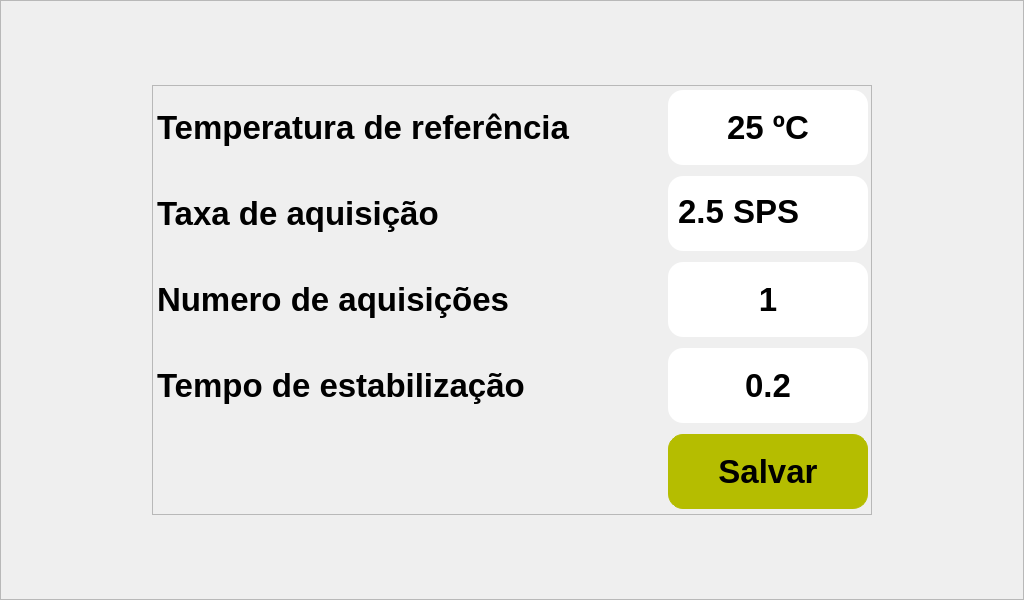
    <widget class="QFrame" name="config">
     <property name="geometry">
      <rect>
       <x>0</x>
       <y>0</y>
       <width>1024</width>
       <height>600</height>
      </rect>
     </property>
     <property name="styleSheet">
      <string notr="true">QFrame {
	background-image: url(:/main/bg_larger.png);
};</string>
     </property>
     <property name="frameShape">
      <enum>QFrame::StyledPanel</enum>
     </property>
     <property name="frameShadow">
      <enum>QFrame::Raised</enum>
     </property>
     <widget class="QFrame" name="frame_7">
      <property name="geometry">
       <rect>
        <x>152</x>
        <y>85</y>
        <width>720</width>
        <height>430</height>
       </rect>
      </property>
      <property name="styleSheet">
       <string notr="true">QFrame {
	background: none;
};</string>
      </property>
      <property name="frameShape">
       <enum>QFrame::StyledPanel</enum>
      </property>
      <property name="frameShadow">
       <enum>QFrame::Raised</enum>
      </property>
      <widget class="QWidget" name="gridLayoutWidget">
       <property name="geometry">
        <rect>
         <x>0</x>
         <y>0</y>
         <width>721</width>
         <height>431</height>
        </rect>
       </property>
       <layout class="QGridLayout" name="gridLayout">
        <item row="1" column="1">
         <widget class="QFrame" name="frame_9">
          <property name="styleSheet">
           <string notr="true">QComboBox QAbstractItemView {
    selection-background-color: #B5BD00;
    background-color: #B5BD00;
	border-radius: 15px;
	border: 1px solid #B5BD00;
}

QFrame{
	background-color: rgb(255, 255, 255);
	border-radius: 15px;
}

</string>
          </property>
          <property name="frameShape">
           <enum>QFrame::StyledPanel</enum>
          </property>
          <property name="frameShadow">
           <enum>QFrame::Raised</enum>
          </property>
          <widget class="QComboBox" name="config_data_rate_field">
           <property name="geometry">
            <rect>
             <x>0</x>
             <y>10</y>
             <width>200</width>
             <height>50</height>
            </rect>
           </property>
           <property name="minimumSize">
            <size>
             <width>0</width>
             <height>50</height>
            </size>
           </property>
           <property name="maximumSize">
            <size>
             <width>200</width>
             <height>50</height>
            </size>
           </property>
           <property name="font">
            <font>
             <pointsize>25</pointsize>
             <weight>75</weight>
             <bold>true</bold>
             <underline>false</underline>
             <kerning>true</kerning>
            </font>
           </property>
           <property name="focusPolicy">
            <enum>Qt::NoFocus</enum>
           </property>
           <property name="styleSheet">
            <string notr="true">QComboBox {
	color: rgb(0, 0, 0);
	background-color: rgb(255, 255, 255);
	border: none;
	border-radius: 15px;
    padding: 1px 0px 1px 10px; /* This (useless) line resolves a bug with the font color */
}

QComboBox::drop-down {
    width: 140px;
    border:0px; /* This seems to replace the whole arrow of the combo box */
    margin-right:-47px;
	 margin-left: -65px;
}

/* Define a new custom arrow icon for the combo box */
QComboBox::down-arrow {
	image: url(:/main/arrow_down_black.png);
	width: 25px;
    height: 25px;
}</string>
           </property>
           <property name="currentIndex">
            <number>0</number>
           </property>
           <property name="maxVisibleItems">
            <number>8</number>
           </property>
           <property name="frame">
            <bool>true</bool>
           </property>
           <item>
            <property name="text">
             <string>2.5 SPS</string>
            </property>
           </item>
           <item>
            <property name="text">
             <string>5 SPS</string>
            </property>
           </item>
           <item>
            <property name="text">
             <string>10 SPS</string>
            </property>
           </item>
           <item>
            <property name="text">
             <string>15 SPS</string>
            </property>
           </item>
           <item>
            <property name="text">
             <string>25 SPS</string>
            </property>
           </item>
          </widget>
         </widget>
        </item>
        <item row="1" column="0">
         <widget class="QLabel" name="label_5">
          <property name="sizePolicy">
           <sizepolicy hsizetype="Preferred" vsizetype="Expanding">
            <horstretch>0</horstretch>
            <verstretch>0</verstretch>
           </sizepolicy>
          </property>
          <property name="minimumSize">
           <size>
            <width>220</width>
            <height>75</height>
           </size>
          </property>
          <property name="maximumSize">
           <size>
            <width>600</width>
            <height>75</height>
           </size>
          </property>
          <property name="font">
           <font>
            <pointsize>25</pointsize>
            <weight>75</weight>
            <bold>true</bold>
           </font>
          </property>
          <property name="styleSheet">
           <string notr="true">QFrame {
	background: none;
	background-color: rgb(64, 64, 64);
	color: rgb(255, 255, 255);
	border-radius: 15px;
	border: 1px solid  rgb(64, 64, 64);
};</string>
          </property>
          <property name="text">
           <string>Taxa de aquisição</string>
          </property>
          <property name="alignment">
           <set>Qt::AlignLeading|Qt::AlignLeft|Qt::AlignVCenter</set>
          </property>
          <property name="indent">
           <number>-1</number>
          </property>
         </widget>
        </item>
        <item row="3" column="0">
         <widget class="QLabel" name="label_7">
          <property name="sizePolicy">
           <sizepolicy hsizetype="Preferred" vsizetype="Expanding">
            <horstretch>0</horstretch>
            <verstretch>0</verstretch>
           </sizepolicy>
          </property>
          <property name="minimumSize">
           <size>
            <width>220</width>
            <height>75</height>
           </size>
          </property>
          <property name="maximumSize">
           <size>
            <width>600</width>
            <height>75</height>
           </size>
          </property>
          <property name="font">
           <font>
            <pointsize>25</pointsize>
            <weight>75</weight>
            <bold>true</bold>
           </font>
          </property>
          <property name="styleSheet">
           <string notr="true">QFrame {
	background: none;
	background-color: rgb(64, 64, 64);
	color: rgb(255, 255, 255);
	border-radius: 15px;
	border: 1px solid  rgb(64, 64, 64);
};</string>
          </property>
          <property name="text">
           <string>Tempo de estabilização</string>
          </property>
          <property name="alignment">
           <set>Qt::AlignLeading|Qt::AlignLeft|Qt::AlignVCenter</set>
          </property>
          <property name="indent">
           <number>-1</number>
          </property>
         </widget>
        </item>
        <item row="2" column="1">
         <widget class="QPushButton" name="config_aquisitions_field">
          <property name="enabled">
           <bool>true</bool>
          </property>
          <property name="minimumSize">
           <size>
            <width>0</width>
            <height>75</height>
           </size>
          </property>
          <property name="maximumSize">
           <size>
            <width>200</width>
            <height>75</height>
           </size>
          </property>
          <property name="font">
           <font>
            <pointsize>25</pointsize>
            <weight>75</weight>
            <bold>true</bold>
           </font>
          </property>
          <property name="styleSheet">
           <string notr="true">color: rgb(0, 0, 0);
background-color: rgb(255, 255, 255);
border: none;
border-radius: 15px;</string>
          </property>
          <property name="text">
           <string>1</string>
          </property>
         </widget>
        </item>
        <item row="0" column="0">
         <widget class="QLabel" name="label_3">
          <property name="sizePolicy">
           <sizepolicy hsizetype="Preferred" vsizetype="Expanding">
            <horstretch>0</horstretch>
            <verstretch>0</verstretch>
           </sizepolicy>
          </property>
          <property name="minimumSize">
           <size>
            <width>220</width>
            <height>75</height>
           </size>
          </property>
          <property name="maximumSize">
           <size>
            <width>500</width>
            <height>75</height>
           </size>
          </property>
          <property name="font">
           <font>
            <pointsize>25</pointsize>
            <weight>75</weight>
            <bold>true</bold>
           </font>
          </property>
          <property name="styleSheet">
           <string notr="true">QFrame {
	background: none;
	background-color: rgb(64, 64, 64);
	color: rgb(255, 255, 255);
	border-radius: 15px;
	border: 1px solid  rgb(64, 64, 64);
};</string>
          </property>
          <property name="text">
           <string>Temperatura de referência</string>
          </property>
          <property name="alignment">
           <set>Qt::AlignLeading|Qt::AlignLeft|Qt::AlignVCenter</set>
          </property>
          <property name="indent">
           <number>-1</number>
          </property>
         </widget>
        </item>
        <item row="4" column="1">
         <widget class="QPushButton" name="config_back_button">
          <property name="enabled">
           <bool>true</bool>
          </property>
          <property name="minimumSize">
           <size>
            <width>0</width>
            <height>75</height>
           </size>
          </property>
          <property name="maximumSize">
           <size>
            <width>200</width>
            <height>75</height>
           </size>
          </property>
          <property name="font">
           <font>
            <pointsize>25</pointsize>
            <weight>75</weight>
            <bold>true</bold>
           </font>
          </property>
          <property name="styleSheet">
           <string notr="true">background-color: #B5BD00;
color: rgb(0,0,0);
border: 1px solid #B5BD00;
border-radius: 15px;</string>
          </property>
          <property name="text">
           <string>Salvar</string>
          </property>
          <property name="iconSize">
           <size>
            <width>25</width>
            <height>25</height>
           </size>
          </property>
         </widget>
        </item>
        <item row="3" column="1">
         <widget class="QPushButton" name="config_stabilization_field">
          <property name="enabled">
           <bool>true</bool>
          </property>
          <property name="minimumSize">
           <size>
            <width>0</width>
            <height>75</height>
           </size>
          </property>
          <property name="maximumSize">
           <size>
            <width>200</width>
            <height>75</height>
           </size>
          </property>
          <property name="font">
           <font>
            <pointsize>25</pointsize>
            <weight>75</weight>
            <bold>true</bold>
           </font>
          </property>
          <property name="styleSheet">
           <string notr="true">color: rgb(0, 0, 0);
background-color: rgb(255, 255, 255);
border: none;
border-radius: 15px;</string>
          </property>
          <property name="text">
           <string>0.2</string>
          </property>
         </widget>
        </item>
        <item row="2" column="0">
         <widget class="QLabel" name="label_6">
          <property name="sizePolicy">
           <sizepolicy hsizetype="Preferred" vsizetype="Expanding">
            <horstretch>0</horstretch>
            <verstretch>0</verstretch>
           </sizepolicy>
          </property>
          <property name="minimumSize">
           <size>
            <width>220</width>
            <height>75</height>
           </size>
          </property>
          <property name="maximumSize">
           <size>
            <width>600</width>
            <height>75</height>
           </size>
          </property>
          <property name="font">
           <font>
            <pointsize>25</pointsize>
            <weight>75</weight>
            <bold>true</bold>
           </font>
          </property>
          <property name="styleSheet">
           <string notr="true">QFrame {
	background: none;
	background-color: rgb(64, 64, 64);
	color: rgb(255, 255, 255);
	border-radius: 15px;
	border: 1px solid  rgb(64, 64, 64);
};</string>
          </property>
          <property name="text">
           <string>Numero de aquisições</string>
          </property>
          <property name="alignment">
           <set>Qt::AlignLeading|Qt::AlignLeft|Qt::AlignVCenter</set>
          </property>
          <property name="indent">
           <number>-1</number>
          </property>
         </widget>
        </item>
        <item row="0" column="1">
         <widget class="QPushButton" name="config_temp_ref_field">
          <property name="enabled">
           <bool>true</bool>
          </property>
          <property name="minimumSize">
           <size>
            <width>0</width>
            <height>75</height>
           </size>
          </property>
          <property name="maximumSize">
           <size>
            <width>200</width>
            <height>75</height>
           </size>
          </property>
          <property name="font">
           <font>
            <pointsize>25</pointsize>
            <weight>75</weight>
            <bold>true</bold>
           </font>
          </property>
          <property name="styleSheet">
           <string notr="true">color: rgb(0, 0, 0);
background-color: rgb(255, 255, 255);
border: none;
border-radius: 15px;</string>
          </property>
          <property name="text">
           <string>25 ºC</string>
          </property>
         </widget>
        </item>
       </layout>
      </widget>
     </widget>
    </widget>
